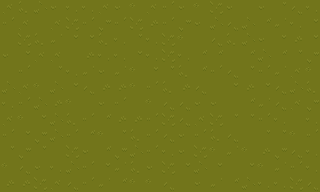

A 2D game scene composited from a Tiled map and its tileset images. What follows is a short description and the map's XML, with every tile layer's data as written:
An orthogonal 20x12 tile map with 16x16 px tiles, 1 tile layer (Capa de patrones 1).

<map version="1.10" tiledversion="1.11.0" orientation="orthogonal" renderorder="right-down" width="20" height="12" tilewidth="16" tileheight="16" infinite="0" nextlayerid="3" nextobjectid="1">
 <tileset firstgid="1" source="TX Tileset Grass_x16.tsx" />
 <layer id="1" name="Capa de patrones 1" width="20" height="12">
  <data encoding="csv">
19,25,18,9,12,12,19,9,2,19,3,9,2,26,9,1,9,20,4,12,
3,19,1,19,26,3,10,3,26,28,3,10,9,18,4,18,11,27,12,17,
1,26,25,27,17,17,25,12,20,12,26,2,1,4,25,18,9,17,28,17,
9,17,19,19,1,28,12,12,17,12,26,12,11,11,1,11,18,11,20,10,
1,3,1,20,12,27,9,27,2,17,20,25,11,3,4,20,3,27,19,2,
18,19,2,18,17,4,28,28,2,3,25,28,4,1,17,28,17,4,18,25,
12,3,18,28,2,1,9,3,1,2,4,4,9,9,1,11,27,4,19,10,
19,2,17,18,25,3,11,28,28,3,26,4,19,26,20,20,3,12,1,12,
3,17,10,18,3,11,2,20,25,3,4,9,3,25,4,1,20,20,2,3,
20,10,20,1,26,9,11,10,18,3,12,9,26,2,27,2,28,10,4,12,
2,4,9,12,18,3,17,27,25,9,26,17,18,17,1,17,2,27,3,12,
28,28,26,19,4,3,27,11,2,2,4,1,9,27,11,18,12,12,26,4
</data>
 </layer>
</map>
